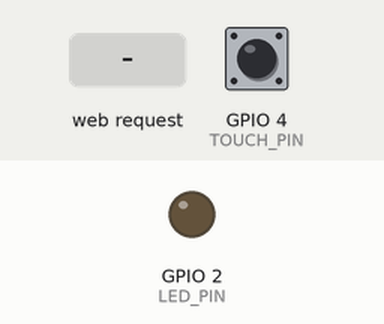
Recording of a sketch running on a simulated ESP32. Parts: output pins drawn as LEDs (lit = HIGH). The inputs (shaded band) are chosen by the test bench; at power-on: GPIO 4 (TOUCH_PIN) HIGH. WiFi joins after 1.5 s; servers stay silent unless stated; what the sketch prints to the serial monitor is not drawn.

Above: at 3.7 s.
3.8 s: HTTP request GET /api/touch received
At 4.6 s:
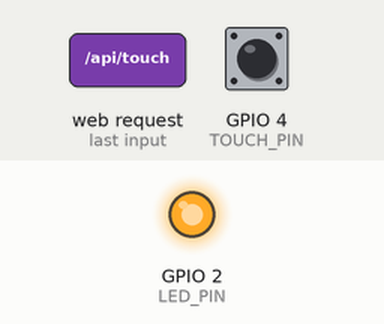
Timing chart, 0 to 6.8 s (numbered marks = the images above; inputs shaded):
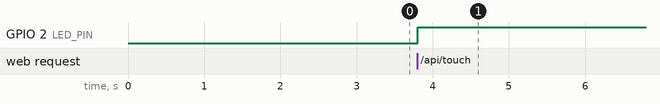

The sketch:

sketch_jun28a.ino
```cpp
#include <WiFi.h>
#include <WebServer.h>

// ==================== 配置区 ====================
const char* ssid = "unknown";      // 修改为你的WiFi名称
const char* password = "9230423lm";  // 修改为你的WiFi密码

// 引脚定义
const int LED_PIN = 2;      // 板载LED，GPIO2
const int TOUCH_PIN = 4;    // 触摸引脚T0对应GPIO4

// 触摸阈值（已改为300）
int threshold = 300;

// Web服务器
WebServer server(80);

// ==================== 页面生成函数 ====================
String makePage() {
  String html = R"rawliteral(
<!DOCTYPE html>
<html lang="zh-CN">
<head>
  <meta charset="UTF-8">
  <meta name="viewport" content="width=device-width, initial-scale=1.0">
  <title>ESP32 实时传感器仪表盘</title>
  <style>
    * {
      margin: 0;
      padding: 0;
      box-sizing: border-box;
    }
    body {
      font-family: 'Microsoft YaHei', Arial, sans-serif;
      background: linear-gradient(135deg, #1a1a2e 0%, #16213e 100%);
      color: #eee;
      min-height: 100vh;
      display: flex;
      flex-direction: column;
      align-items: center;
      justify-content: center;
    }
    .container {
      text-align: center;
      padding: 40px;
    }
    h1 {
      font-size: 28px;
      margin-bottom: 10px;
      color: #00d4ff;
      text-shadow: 0 0 10px rgba(0, 212, 255, 0.3);
    }
    .subtitle {
      color: #888;
      font-size: 14px;
      margin-bottom: 40px;
    }
    .dashboard {
      background: rgba(255, 255, 255, 0.05);
      border-radius: 20px;
      padding: 40px;
      border: 1px solid rgba(255, 255, 255, 0.1);
      box-shadow: 0 8px 32px rgba(0, 0, 0, 0.3);
      min-width: 320px;
    }
    .value-label {
      font-size: 16px;
      color: #aaa;
      margin-bottom: 10px;
    }
    .value-display {
      font-size: 72px;
      font-weight: bold;
      color: #00ff88;
      font-family: 'Courier New', monospace;
      transition: color 0.3s ease;
      text-shadow: 0 0 20px rgba(0, 255, 136, 0.4);
    }
    .unit {
      font-size: 18px;
      color: #666;
      margin-top: 5px;
    }
    .status-bar {
      margin-top: 30px;
      display: flex;
      justify-content: center;
      gap: 20px;
      flex-wrap: wrap;
    }
    .status-item {
      background: rgba(255, 255, 255, 0.08);
      padding: 15px 25px;
      border-radius: 10px;
      min-width: 120px;
    }
    .status-title {
      font-size: 12px;
      color: #888;
      margin-bottom: 5px;
    }
    .status-value {
      font-size: 18px;
      font-weight: bold;
    }
    .led-on {
      color: #ffcc00;
      text-shadow: 0 0 10px rgba(255, 204, 0, 0.5);
    }
    .led-off {
      color: #555;
    }
    .update-time {
      margin-top: 20px;
      font-size: 12px;
      color: #555;
    }
    .progress-bar {
      width: 100%;
      height: 8px;
      background: rgba(255, 255, 255, 0.1);
      border-radius: 4px;
      margin-top: 20px;
      overflow: hidden;
    }
    .progress-fill {
      height: 100%;
      background: linear-gradient(90deg, #00ff88, #00d4ff);
      border-radius: 4px;
      transition: width 0.3s ease;
    }
    .threshold-info {
      margin-top: 15px;
      font-size: 12px;
      color: #666;
    }
    .error {
      color: #ff6b6b;
      font-size: 14px;
      margin-top: 20px;
    }
  </style>
</head>
<body>
  <div class="container">
    <h1>ESP32 实时传感器仪表盘</h1>
    <p class="subtitle">触摸传感器数据实时监控</p>

    <div class="dashboard">
      <div class="value-label">当前触摸数值</div>
      <div class="value-display" id="touchValue">--</div>
      <div class="unit">(数值越小表示越靠近)</div>

      <div class="progress-bar">
        <div class="progress-fill" id="progressBar" style="width: 0%"></div>
      </div>
      <div class="threshold-info">阈值: 300 | 范围: 0 ~ 100</div>

      <div class="status-bar">
        <div class="status-item">
          <div class="status-title">LED状态</div>
          <div class="status-value" id="ledStatus">--</div>
        </div>
        <div class="status-item">
          <div class="status-title">触摸状态</div>
          <div class="status-value" id="touchStatus">--</div>
        </div>
      </div>

      <div class="update-time" id="updateTime">等待数据...</div>
      <div class="error" id="errorMsg"></div>
    </div>
  </div>

  <script>
    const THRESHOLD = 300;
    const MAX_VALUE = 100;

    function updateData() {
      fetch('/api/touch')
        .then(response => {
          if (!response.ok) {
            throw new Error('网络响应异常: ' + response.status);
          }
          return response.json();
        })
        .then(data => {
          const valueEl = document.getElementById('touchValue');
          const ledEl = document.getElementById('ledStatus');
          const touchEl = document.getElementById('touchStatus');
          const timeEl = document.getElementById('updateTime');
          const errorEl = document.getElementById('errorMsg');
          const progressEl = document.getElementById('progressBar');

          // 更新数值显示
          valueEl.textContent = data.touchValue;

          // 根据数值变化颜色
          if (data.touchValue < THRESHOLD) {
            valueEl.style.color = '#ff6b6b';
          } else {
            valueEl.style.color = '#00ff88';
          }

          // 更新LED状态
          if (data.ledState) {
            ledEl.textContent = '点亮';
            ledEl.className = 'status-value led-on';
          } else {
            ledEl.textContent = '熄灭';
            ledEl.className = 'status-value led-off';
          }

          // 更新触摸状态
          if (data.isTouching) {
            touchEl.textContent = '检测到触摸';
            touchEl.style.color = '#ff6b6b';
          } else {
            touchEl.textContent = '未触摸';
            touchEl.style.color = '#00ff88';
          }

          // 更新进度条
          let percent = ((MAX_VALUE - data.touchValue) / MAX_VALUE) * 100;
          if (percent < 0) percent = 0;
          if (percent > 100) percent = 100;
          progressEl.style.width = percent + '%';

          // 更新时间
          const now = new Date();
          timeEl.textContent = '最后更新: ' + now.toLocaleTimeString();

          // 清除错误信息
          errorEl.textContent = '';
        })
        .catch(err => {
          document.getElementById('errorMsg').textContent =
            '数据获取失败: ' + err.message;
        });
    }

    // 页面加载后立即获取一次
    updateData();

    // 每200毫秒轮询一次，实现实时刷新
    setInterval(updateData, 200);
  </script>
</body>
</html>
)rawliteral";
  return html;
}

// ==================== 路由处理函数 ====================

// 根路径：返回主页面
void handleRoot() {
  server.send(200, "text/html; charset=UTF-8", makePage());
}

// API接口：返回JSON格式的传感器数据
void handleTouchData() {
  int touchValue = touchRead(TOUCH_PIN);
  bool isTouching = (touchValue < threshold);
  bool ledState = digitalRead(LED_PIN);

  // 根据触摸值自动控制LED
  if (isTouching) {
    digitalWrite(LED_PIN, HIGH);
    ledState = true;
  } else {
    digitalWrite(LED_PIN, LOW);
    ledState = false;
  }

  // 构建JSON响应
  String json = "{";
  json += "\"touchValue\":" + String(touchValue) + ",";
  json += "\"isTouching\":" + String(isTouching ? "true" : "false") + ",";
  json += "\"ledState\":" + String(ledState ? "true" : "false") + ",";
  json += "\"threshold\":" + String(threshold);
  json += "}";

  // 添加CORS头，允许跨域访问
  server.sendHeader("Access-Control-Allow-Origin", "*");
  server.sendHeader("Content-Type", "application/json");
  server.send(200, "application/json", json);
}

// 处理404
void handleNotFound() {
  server.send(404, "text/plain", "Not Found");
}

// ==================== 初始化与主循环 ====================
void setup() {
  Serial.begin(115200);
  delay(1000);

  // 初始化LED
  pinMode(LED_PIN, OUTPUT);
  digitalWrite(LED_PIN, LOW);

  Serial.println("\n========== ESP32 实时传感器仪表盘 ==========");
  Serial.println("正在连接WiFi...");

  // 连接WiFi
  WiFi.begin(ssid, password);
  while (WiFi.status() != WL_CONNECTED) {
    delay(500);
    Serial.print(".");
  }

  Serial.println("\nWiFi连接成功!");
  Serial.print("IP地址: http://");
  Serial.println(WiFi.localIP());
  Serial.print("触摸引脚: GPIO");
  Serial.println(TOUCH_PIN);
  Serial.print("LED引脚: GPIO");
  Serial.println(LED_PIN);
  Serial.println("==========================================");

  // 设置路由
  server.on("/", handleRoot);
  server.on("/api/touch", handleTouchData);
  server.onNotFound(handleNotFound);

  // 启动服务器
  server.begin();
  Serial.println("Web服务器已启动");
}

void loop() {
  // 处理客户端请求
  server.handleClient();

  // 可选：在串口也输出调试信息
  static unsigned long lastPrint = 0;
  if (millis() - lastPrint > 1000) {
    lastPrint = millis();
    int touchValue = touchRead(TOUCH_PIN);
    Serial.print("Touch Value: ");
    Serial.print(touchValue);
    Serial.print(" | LED: ");
    Serial.println(digitalRead(LED_PIN) ? "ON" : "OFF");
  }
}
```

Measured:
- after the input at 3.8 s, GPIO 2 (LED_PIN): LOW → HIGH at once
